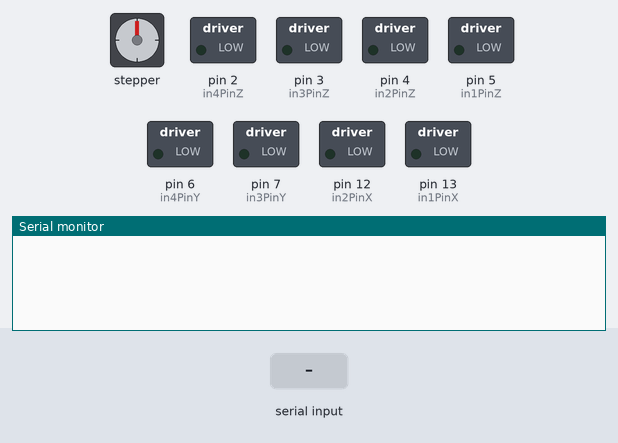
Recording of a sketch running on a simulated Arduino Uno, built with avr-gcc and run on an emulated ATmega328P. Parts: stepper motor, switched loads named in the sketch (green lamp = pin HIGH), the last lines printed to the serial monitor. Wiring (inferred from the names in the program): stepper motor (2048 steps per turn assumed): coils pin 8, pin 9, pin 10, pin 11. Inputs (shaded band) come from the test bench.

Above: at 1.2 s.
1.3 s: "Z\n" received over Serial
At 2.1 s:
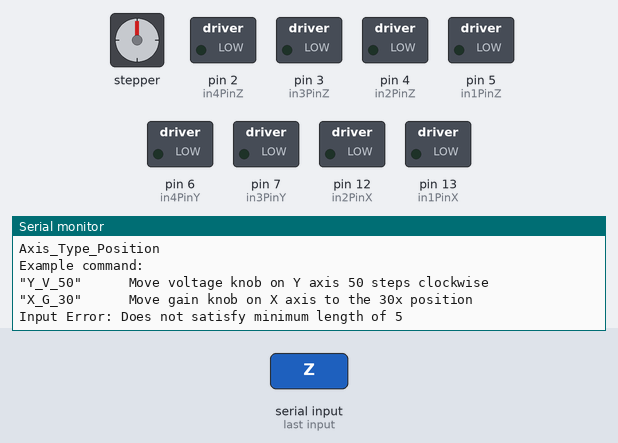
2.8 s: "90,45,200\n" received over Serial
At 3.4 s:
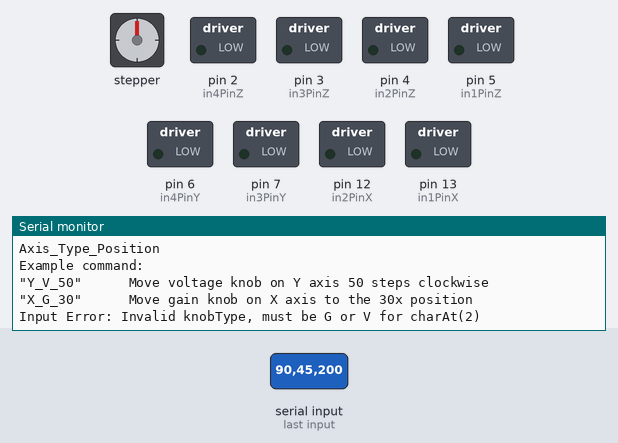
4.4 s: "S90\n" received over Serial
At 5.7 s:
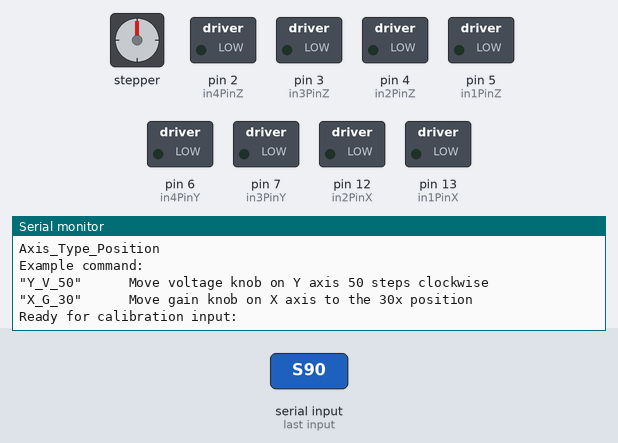

Measured:
- after the input at 1.3 s, the serial monitor: prints a new line at once (image 1)
- after the input at 2.8 s, the serial monitor: prints a new line after 0.12 s (image 2)
- after the input at 4.4 s, the serial monitor: prints a new line after 0.12 s (image 3)

The sketch:

STM_Knob_Controller_Arduino.ino
```cpp
#include <Arduino.h>
#include <EEPROM.h>
#include <Servo.h>
#include <Stepper.h>

/*
 * Pin Constants
 */
//stepperX
int in1PinX = 13;
const int in2PinX = 12;
const int in3PinX = 11;
const int in4PinX = 10;

//stepperY
const int in1PinY = 9;
const int in2PinY = 8;
const int in3PinY = 7;
const int in4PinY = 6;

//stepperZ
const int in1PinZ = 5;
const int in2PinZ = 4;
const int in3PinZ = 3;
const int in4PinZ = 2;

//servos
const int servoPinX = A0;
const int servoPinY = A1;
const int servoPinZ = A2;

//Create Stepper objects.
Stepper stepperX(513, in1PinX, in2PinX, in3PinX, in4PinX);
Stepper stepperY(513, in1PinY, in2PinY, in3PinY, in4PinY);
Stepper stepperZ(513, in1PinZ, in2PinZ, in3PinZ, in4PinZ);

//Create Servo objects.
Servo servoX, servoY, servoZ;

/*
 * User input variables.
 */
//Settings for speed in RPM.
int motorSpeed = 20;

//Steps for stepper motors.
int stepsX = 0;
int stepsY = 0;
int stepsZ = 0;

//Degrees for servo motors.
int degreesX = 0;
int degreesY = 0;
int degreesZ = 0;

//Strings and chars to parse from input.
// (ex. X_G_10 = X-axis, Gain knob,    change gain to 10)
// (ex. Z_V_10 = Z-axis, Voltage knob, move 10 degrees)
String userInput = "";
char axisInput; // userInput.charAt(0);
char knobTypeInput; // userInput.charAt(2);
int stepsInput = 0; // userInput.substring(4);
int degreesInput = 0; // userInput.substring(4);

int calibrationData[][4] = { { 1, 85, 85, 90 },
							 { 3, 55, 55, 60 },
							 { 10, 25, 25, 25 },
							 { 30, 0, 0, 0 } };

//EEPROM for servos.
//int lastDegreesX = EEPROM.read(0);
//int lastDegreesY = EEPROM.read(1);
//int lastDegreesZ = EEPROM.read(2);

void setup() {
	pinMode(in1PinX, OUTPUT);
	pinMode(in2PinX, OUTPUT);
	pinMode(in3PinX, OUTPUT);
	pinMode(in4PinX, OUTPUT);

	pinMode(in1PinY, OUTPUT);
	pinMode(in2PinY, OUTPUT);
	pinMode(in3PinY, OUTPUT);
	pinMode(in4PinY, OUTPUT);

	pinMode(in1PinZ, OUTPUT);
	pinMode(in2PinZ, OUTPUT);
	pinMode(in3PinZ, OUTPUT);
	pinMode(in4PinZ, OUTPUT);

//	servoX.write(lastDegreesX);
//	servoY.write(lastDegreesY);
//	servoZ.write(lastDegreesZ);
//
//	servoX.attach(servoPinX);
//	servoY.attach(servoPinY);
//	servoZ.attach(servoPinZ);

	// wait for serial port to connect. Needed for native USB port only
	while (!Serial)
		;
	Serial.setTimeout(100);
	Serial.begin(115200);
	stepperX.setSpeed(motorSpeed);
	stepperY.setSpeed(motorSpeed);
	stepperZ.setSpeed(motorSpeed);

}

// Parsing the String
// (ex. X_V_10 = X-axis, Voltage knob, move 10 degrees)
// (ex. Z_G_10 = Z-axis, Gain knob,    change gain to 10)
// Add functionality to just change voltage according to gain (10 degrees * gain 5 = __ volts)

// V for Fine Knobs (Voltage), stepper.
// G for Clunky Knobs (Gain), servo motors.

void loop() {
	if (Serial.available()) {
		Serial.println(calibrationDataToString());
		Serial.println("Acknowledged connection!\n");
		Serial.println("The syntax to control knobs is the following:");
		Serial.println("Axis_Type_Position\n");
		Serial.println("Example command: ");
		Serial.println(
				"\"Y_V_50\"      Move voltage knob on Y axis 50 steps clockwise");
		Serial.println(
				"\"X_G_30\"      Move gain knob on X axis to the 30x position\n");
		userInput = Serial.readString();
		if (userInput.charAt(0) == 'L') {
			Serial.print(calibrationDataToString());
		} else if (userInput.charAt(0) == 'S') {
			Serial.setTimeout(3000);
			Serial.println("Ready for calibration input: ");
			String calibrationInput = Serial.readStringUntil('\n');
			calibrationDataToArray(calibrationInput);
			Serial.println("Success");
			Serial.setTimeout(50);
		} else if (userInput.length() >= 5) {
			axisInput = userInput.charAt(0);
			knobTypeInput = userInput.charAt(2);
			if (knobTypeInput == 'V') {
				stepsInput = userInput.substring(4).toInt();
				Serial.println(String(userInput.charAt(0)));
				switch (axisInput) {
				case 'X':
					stepperX.step(stepsInput);
					break;
				case 'Y':
					stepperY.step(stepsInput);
					break;
				case 'Z':
					stepperZ.step(stepsInput);
					break;
				default:
					Serial.println(
							"Input Error: Invalid axis, must be X, Y, or Z for charAt(0)");
					break;
				}
				Serial.println(
						"Moved " + String(stepsInput) + " steps on axis ");

			} else if (knobTypeInput == 'G') {
				boolean validGain = true;
				boolean validAxis = true;
				int calRow = userInput.substring(4).toInt();
				switch (calRow) {
				case 1:
					calRow = 0;
					break;
				case 3:
					calRow = 1;
					break;
				case 10:
					calRow = 2;
					break;
				case 30:
					calRow = 3;
					break;
				default:
					validGain = false;
					Serial.println(
							"Input Error: Invalid gain, must be 1, 3, 10, or 30 for substring(4)");
				}
				if (validGain) {
					int degrees = 0;
					Serial.println(String(userInput.charAt(0)));
					switch (axisInput) {
					case 'X':
						degrees = calibrationData[calRow][1];
						servoX.write(degrees);
						servoX.attach(servoPinX);
						delay(2000);
						servoX.detach();
						//EEPROM.update(0, degrees);
						break;
					case 'Y':
						degrees = calibrationData[calRow][2];
						servoX.write(degrees);
						servoX.attach(servoPinX);
						delay(2000);
						servoX.detach();
						//EEPROM.update(1, degrees);
						break;
					case 'Z':
						degrees = calibrationData[calRow][3];
						servoX.write(degrees);
						servoX.attach(servoPinX);
						delay(2000);
						servoX.detach();
						//EEPROM.update(2, degrees);
						break;
					default:
						validAxis = false;
						Serial.println(
								"Input Error: Invalid axis, must be X, Y, or Z for charAt(0)");
						break;
					}
					if (validAxis) {
						Serial.println(
								"Moved " + String(degrees) + " degrees on "
										+ axisInput + " axis ");
					}
				}

			} else {
				Serial.println(
						"Input Error: Invalid knobType, must be G or V for charAt(2)");
			}
		} else {
			Serial.println("Input Error: Does not satisfy minimum length of 5");
		}
	}
}

String calibrationDataToString(){
	int iMax = 3;
	int jMax = 3;
	String result;
	result = "[";
    for (int i = 0 ; i < 4 ; i++){
    	result += "[";
        for (int j = 0 ; j < 4 ; j++){
            result += calibrationData[i][j];
            if(j == jMax){
            	result += "]";
            } else {
            	result += ", ";
            }
        }
        if(i == iMax){
        	result += "]";
        } else {
        	result += ", ";
        }
    }
	return result;
}

void calibrationDataToArray(String input) {
    int row = 0;
    int col = 0;
    for (int i = 0; i < input.length(); i++) {
        if (input.charAt(i) == '[') {
            row++;
        }
    }
    row--;
    for (int i = 0;; i++) {
        if (input.charAt(i) == ',') {
            col++;
        }
        if (input.charAt(i) == ']') {
            break;
        }
    }
    col++;
    input.replace("\\[", "");
    input.replace("\\]", "");
    char inputArray[input.length() + 1];
    input.toCharArray(inputArray, input.length());
    Serial.println("test 1");
    char* s1 = strtok(inputArray, ", ");

    for (int i = 0, j = -1; i < input.length(); i++) {
        if (i % col == 0) {
            j++;
        }
        calibrationData[j][i % col] = s1[i];

    }
}
```
